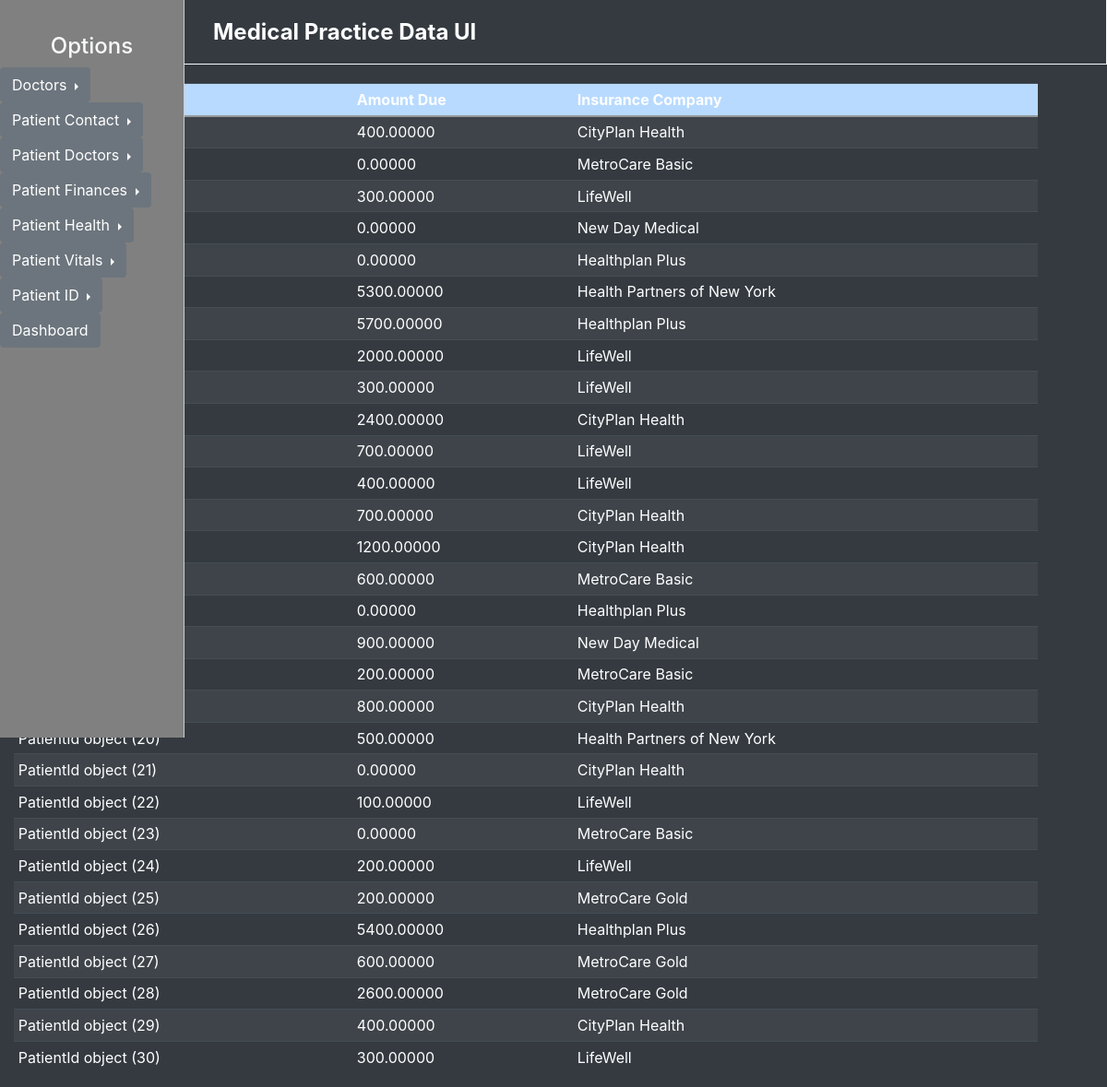
The app's page /webapp/patient-finance/ with its own data.
### medical_practice/web_app/models.py (models this page shows)
class PatientFinance(models.Model):
    patient = models.OneToOneField('PatientId', models.DO_NOTHING, db_column='Patient_ID', primary_key=True, blank=False, null=False)  # Field name made lowercase.
    amount_due = models.DecimalField(db_column='Amount_due', max_digits=10, decimal_places=5, blank=False, null=True)  # Field name made lowercase. max_digits and decimal_places have been guessed, as this database handles decimal fields as float
    ins_co = models.CharField(db_column='Ins_co', blank=False, null=True, max_length=255)  # Field name made lowercase.
    class Meta:
        managed = False
        db_table = 'patient_finance'

class PatientId(models.Model):
    patient_id = models.AutoField(db_column='Patient_ID', primary_key=True, blank=False, null=False)  # Field name made lowercase.
    firstname = models.CharField(db_column='Firstname', blank=False, null=True, max_length=255)  # Field name made lowercase.
    lastname = models.CharField(db_column='Lastname', blank=False, null=True, max_length=255)  # Field name made lowercase.
    dob = models.DateField(db_column='DOB', blank=False, null=True)  # Field name made lowercase.
    age = models.IntegerField(db_column='Age', blank=False, null=True, max_length=255)  # Field name made lowercase.
    biol_sex = models.CharField(db_column='Biol_sex', blank=False, null=True, max_length=255)  # Field name made lowercase.
    ethnicity = models.CharField(db_column='Ethnicity', blank=False, null=True, max_length=255)  # Field name made lowercase.
    class Meta:
        managed = False
        db_table = 'patient_id'

### medical_practice/web_app/views.py (the view)
# urls.py: path('patient-finance/', views.pf_list_view, name='pf-list'),
def pf_list_view(request):
    context ={}
    context["dataset"] = PatientFinance.objects.all()[:30]
    return render(request, "patient_finance_list_view.html", context)

### medical_practice/web_app/templates/patient_finance_list_view.html (shortened to what this page needs)
{% extends 'base.html' %}
{% block content %}
<div class="d-flex justify-content-center">
    <table class="table table-sm table-striped table-dark mx-auto">
        <tr class="table-primary">
            <th>Patient ID</th>
            <th>Amount Due</th>
            <th>Insurance Company</th>
        </tr>
        <tbody>
            {% for data in dataset %}
            <tr>
                <td>{{ data.patient }}</td>
                <td>{{ data.amount_due }}</td>
                <td>{{ data.ins_co }}</td>
            </tr>
            {% endfor %}
        </tbody>
    </table>
</div>
{% endblock %}

### records on screen
PatientFinance: amount_due "400.00000", ins_co "CityPlan Health"
PatientFinance: amount_due "0.00000", ins_co "MetroCare Basic"
PatientFinance: amount_due "300.00000", ins_co "LifeWell"
PatientFinance: amount_due "0.00000", ins_co "New Day Medical"
PatientFinance: amount_due "0.00000", ins_co "Healthplan Plus"
PatientFinance: amount_due "5300.00000", ins_co "Health Partners of New York"
PatientFinance: amount_due "5700.00000", ins_co "Healthplan Plus"
PatientFinance: amount_due "2000.00000", ins_co "LifeWell"
PatientFinance: amount_due "300.00000", ins_co "LifeWell"
PatientFinance: amount_due "2400.00000", ins_co "CityPlan Health"
PatientFinance: amount_due "700.00000", ins_co "LifeWell"
PatientFinance: amount_due "400.00000", ins_co "LifeWell"
PatientFinance: amount_due "700.00000", ins_co "CityPlan Health"
PatientFinance: amount_due "1200.00000", ins_co "CityPlan Health"
PatientFinance: amount_due "600.00000", ins_co "MetroCare Basic"
PatientFinance: amount_due "0.00000", ins_co "Healthplan Plus"
PatientFinance: amount_due "900.00000", ins_co "New Day Medical"
PatientFinance: amount_due "200.00000", ins_co "MetroCare Basic"
PatientFinance: amount_due "800.00000", ins_co "CityPlan Health"
PatientFinance: patient "PatientId object (20)", amount_due "500.00000", ins_co "Health Partners of New York"
PatientFinance: patient "PatientId object (21)", amount_due "0.00000", ins_co "CityPlan Health"
PatientFinance: patient "PatientId object (22)", amount_due "100.00000", ins_co "LifeWell"
PatientFinance: patient "PatientId object (23)", amount_due "0.00000", ins_co "MetroCare Basic"
PatientFinance: patient "PatientId object (24)", amount_due "200.00000", ins_co "LifeWell"
PatientFinance: patient "PatientId object (25)", amount_due "200.00000", ins_co "MetroCare Gold"
PatientFinance: patient "PatientId object (26)", amount_due "5400.00000", ins_co "Healthplan Plus"
PatientFinance: patient "PatientId object (27)", amount_due "600.00000", ins_co "MetroCare Gold"
PatientFinance: patient "PatientId object (28)", amount_due "2600.00000", ins_co "MetroCare Gold"
PatientFinance: patient "PatientId object (29)", amount_due "400.00000", ins_co "CityPlan Health"
PatientFinance: patient "PatientId object (30)", amount_due "300.00000", ins_co "LifeWell"
